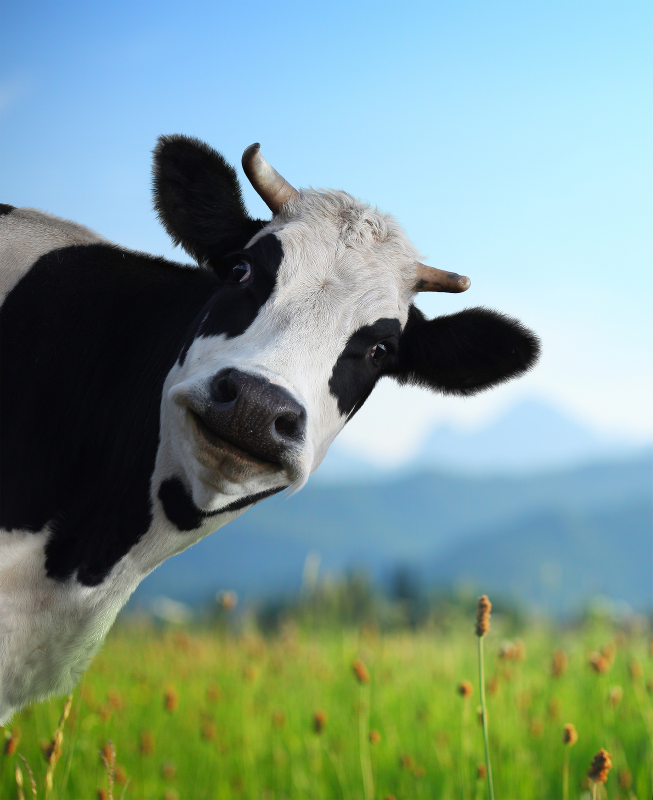
#> input picture 05_vcd_raster/images/cow.jpg, 1305 x 1600 px (shown at 1/2 size)
$ python main.py images/cow.jpg out.png
#> lines starting #> are read from the running program, lines starting #| are printed output that depends on the picture
#!/usr/bin/env python3
import argparse
from pathlib import Path

from PIL import Image


def parse_args():
    p = argparse.ArgumentParser(
        description="Render a grayscale image into a VCD waveform (PWM per pixel)."
    )
    p.add_argument("image", help="Input image path")
    p.add_argument("output", help="Output VCD path")
    p.add_argument("--width", type=int, default=64, help="Output width in pixels")
    p.add_argument("--height", type=int, default=64, help="Output height in pixels")
    p.add_argument(
        "--steps",
        type=int,
        default=40,
        help="Time ticks per pixel column (higher = finer toggle spacing)",
    )
    p.add_argument(
        "--timescale",
        default="1ns",
        help="VCD timescale (e.g. 1ns, 10ps)",
    )
    return p.parse_args()


def load_grayscale(path, width, height):
    img = Image.open(path).convert("L")
    img = img.resize((width, height), Image.NEAREST)
    return img


def gray_to_toggles(gray, max_toggles):
    # Darker pixel => more toggles.
    return int(round((255 - gray) * max_toggles / 255.0))


def make_signal_ids(n):
    # VCD identifiers can be any non-whitespace string; use s0, s1, ...
    return [f"s{i}" for i in range(n)]


def build_events(img, steps):
    width, height = img.size
    pixels = img.load()

    ids = make_signal_ids(height)
    current = [0] * height
    events = {}
    max_toggles = max(steps // 2, 1)

    def add_event(t, row, val):
        if current[row] == val:
            return
        current[row] = val
        events.setdefault(t, []).append((row, val))

    for x in range(width):
        base_t = x * steps
        for y in range(height):
            gray = pixels[x, y]
            toggles = gray_to_toggles(gray, max_toggles)
            if toggles <= 0:
                add_event(base_t, y, 0)
                continue

            # Toggle repeatedly within this pixel slice.
            # Spread edges across the slice; darker pixels have more toggles.
            edges = []
            for k in range(1, 2 * toggles + 1):
                t = base_t + int(round(k * steps / (2 * toggles + 1)))
                if t < base_t + steps:
                    edges.append(t)
            edges = sorted(set(edges))

            val = 0
            for t in edges:
                val ^= 1
                add_event(t, y, val)
            add_event(base_t + steps, y, 0)

    return events, ids, width, height


def write_vcd(path, events, ids, timescale):
    with open(path, "w", encoding="ascii") as f:
        f.write("$version vcd_raster.py $end\n")
        f.write(f"$timescale {timescale} $end\n\n")
        f.write("$scope module top $end\n")
        for row, sig_id in enumerate(ids):
            f.write(f"$var wire 1 {sig_id} row{row} $end\n")
        f.write("$upscope $end\n")
        f.write("$enddefinitions $end\n\n")

        # Initialize all signals low at time 0.
        f.write("#0\n")
        for sig_id in ids:
            f.write(f"0{sig_id}\n")

        for t in sorted(events.keys()):
            f.write(f"#{t}\n")
            for row, val in events[t]:
                f.write(f"{val}{ids[row]}\n")


def main():
    args = parse_args()

    if args.width <= 0 or args.height <= 0 or args.steps <= 0:
        raise SystemExit("width, height, and steps must be > 0")

    img = load_grayscale(args.image, args.width, args.height)
#> in load_grayscale, `img = Image.open(path).convert("L")`:
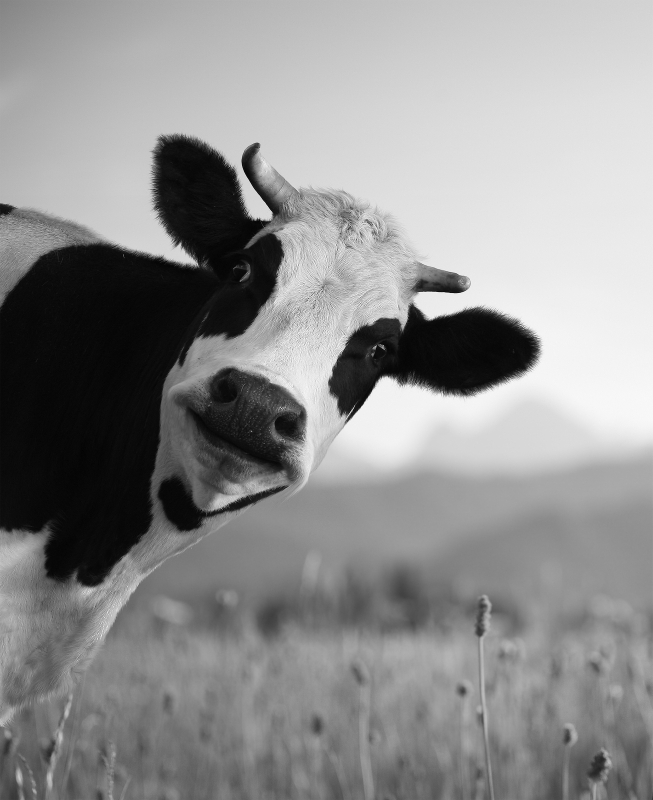
#> img: PIL image 1305x1600 L (shown at 1/2 size); min 0, max 255, mean 142.5
#> in load_grayscale, `img = img.resize((width, height), Image.NEAREST)`:
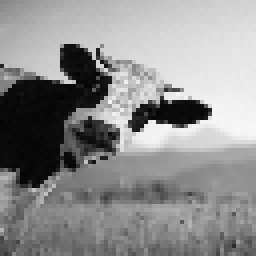
#> img: PIL image 64x64 L (shown 4 times larger); min 4, max 248, mean 142.5
    events, ids, width, height = build_events(img, args.steps)
#> events = 2462 items; ids = 64 items, first 6: 's0', 's1', 's2', 's3', 's4', 's5'; width = 64; height = 64

    out_path = Path(args.output)
    out_path.parent.mkdir(parents=True, exist_ok=True)
    write_vcd(out_path, events, ids, args.timescale)
#> the loop in write_vcd, `for row, sig_id in enumerate(ids):` made 64 passes
#> sig_id on passes 1 to 12: 's0', 's1', 's2', 's3', 's4', 's5', 's6', 's7', 's8', 's9', 's10', 's11'
#> the loop in write_vcd, `for sig_id in ids:` made 64 passes
#> the loop in write_vcd, `for t in sorted(events.keys()):` made 2462 passes
#> t on pass 60: 61

    total_time = width * args.steps
#> total_time = 2560
    print(
        f"Wrote {out_path} ({width}x{height}, steps={args.steps}, total_time={total_time})"
    )
#| Wrote out.png (64x64, steps=40, total_time=2560)


if __name__ == "__main__":
    main()
